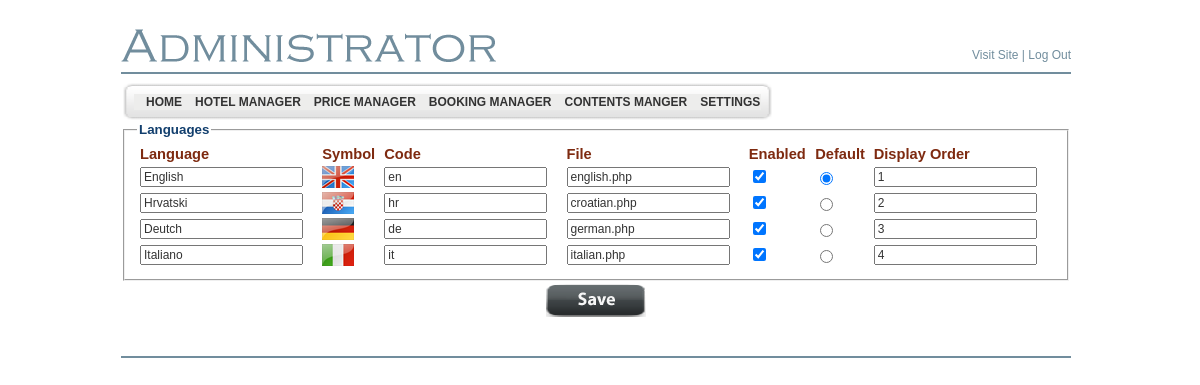
The page /LiculApartments/admin/languages.php (signed in) on the database its author committed.
### tables this page shows
CREATE TABLE `bsi_adminmenu` (
  `id` int(4) NOT NULL AUTO_INCREMENT,
  `name` varchar(200) NOT NULL DEFAULT '',
  `url` varchar(200) DEFAULT NULL,
  `menu_desc` varchar(200) NOT NULL DEFAULT '',
  `parent_id` int(4) DEFAULT '0',
  `status` enum('Y','N') DEFAULT 'Y',
  `ord` int(5) NOT NULL DEFAULT '0',
  `privileges` int(11) NOT NULL,
  PRIMARY KEY (`id`),
  UNIQUE KEY `kid` (`name`,`parent_id`)
);

CREATE TABLE `bsi_language` (
  `id` int(11) NOT NULL AUTO_INCREMENT,
  `language_name` varchar(255) NOT NULL,
  `language_code` varchar(4) NOT NULL,
  `language_file_name` varchar(255) NOT NULL,
  `is_active` tinyint(1) NOT NULL,
  `is_default` tinyint(1) NOT NULL,
  `display_order` int(11) NOT NULL,
  PRIMARY KEY (`id`),
  UNIQUE KEY `UNQ_lang_cd` (`language_code`)
);

### LiculApartments/includes/Language.class.php (called while the page is built, shortened)
<?php
class Language
{
	public static function fetchFromParameters($params)
	{
		$language = new Language();
		if (isset($params['id']) && is_numeric($params['id']))
		{
			$language->id = intval($params['id']);
		}
		if (isset($params['language_name']))
		{
			$language->languageName = $params['language_name'];
		}
		if (isset($params['language_code']))
		{
			$language->languageCode = $params['language_code'];
		}
		if (isset($params['language_file_name']))
		{
			$language->fileName = $params['language_file_name'];
		}
		if (isset($params['is_active']))
		{
			$language->isActive = intval($params['is_active']) == 1;
		}
		if (isset($params['is_default']))
		{
			$language->isDefault = intval($params['is_default']) == 1;
		}
		if (isset($params['display_order']))
		{
			$language->displayOrder = intval($params['display_order']);
		}
		return $language;
	}
	public static function fetchAllFromDb()
	{
		$languages = array();
		$sql = "SELECT * FROM bsi_language ORDER BY display_order ASC, is_default DESC";
		$query = mysql_query($sql);
		while ($row = mysql_fetch_assoc($query))
		{
			$language = Language::fetchFromParameters($row);
			$languages[] = $language;
		}
		return $languages;
	}
}

### LiculApartments/admin/languages.php (the view, shortened to what this page needs)
<?php
$languages = Language::fetchAllFromDb();
include ("header.php");
?>
	</td>
  </tr>
  <tr>
    <td valign="top" >
		<form action="<?=$_SERVER['PHP_SELF']?>" method="post">
		<fieldset>
		    <legend class="TitleBlue11pt">Languages</legend>
			<table width="100%">
				<tr>
					<td class="TitleRed11pt">
						Language
					</td>
					<td class="TitleRed11pt">
						Symbol
					</td>
					<td class="TitleRed11pt">
						Code
					</td>
					<td class="TitleRed11pt">
						File
					</td>
					<td class="TitleRed11pt">
						Enabled
					</td>
					<td class="TitleRed11pt">
						Default
					</td>
					<td class="TitleRed11pt">
						Display Order
					</td>
				</tr>
			<?php
				foreach ($languages as $language)
				{
			?>
					<tr>
						<td>
							<input type="text" name="<?= $language->languageCode ?>_language_name" value="<?= $language->languageName ?>" />
						</td>
						<td>
							<img src="../images/<?= $language->languageCode ?>.png" alt="" />
						</td>
						<td>
							<input type="text" name="<?= $language->languageCode ?>_language_code" value="<?= $language->languageCode ?>" />
						</td>
						<td>
							<input type="text" name="<?= $language->languageCode ?>_language_file_name" value="<?= $language->fileName ?>" />
						</td>
						<td>
							<input type="checkbox" name="<?= $language->languageCode ?>_is_active" value="1" <?= $language->isActive ? ' checked="checked"' : '' ?> />
						</td>
						<td>
							<input type="radio" name="is_default" value="<?= $language->languageCode ?>" <?= $language->isDefault ? ' checked="checked"' : '' ?> />
						</td>
						<td>
							<input type="text" name="<?= $language->languageCode ?>_display_order" value="<?= $language->displayOrder ?>" />
						</td>
					</tr>
			<?php
				}
			?>
			</table>
	    </fieldset>
	    <table width="100%">
			<tr>
				<td align="center">
					<input src="images/button_save.png" name="SBMT_REG" type="image">
				</td>
			</tr>
		</table>
	    </form>
    </td>
  </tr>
  <?php include("footer.php"); ?>
</table>
</body>
</html>

### LiculApartments/admin/header.php (shortened to what this page needs)
<!DOCTYPE html PUBLIC "-//W3C//DTD XHTML 1.0 Transitional//EN" "http://www.w3.org/TR/xhtml1/DTD/xhtml1-transitional.dtd">
<html xmlns="http://www.w3.org/1999/xhtml">
<head>
	<link href="style.css" rel="stylesheet" type="text/css" />
	<link href="style1.css" rel="stylesheet" type="text/css">
</head>
<body>
<table align="center" width="950" border="0" cellspacing="0"
	cellpadding="0">
	<tr>
		<td width="366">&nbsp;</td>
		<td width="584">&nbsp;</td>
	</tr>
	<tr>
		<td align="left" valign="bottom"><img src="images/adminis.gif" alt="" /></td>
		<td align="right" valign="bottom" class="bodyMenutext8pt"><a
			href="../index.php" target="_blank" class="bodyMenutext8pt">Visit
		Site</a> | <a href="logout.php" class="bodyMenutext8pt">Log Out</a></td>
	</tr>
	<tr>
		<td height="10"></td>
		<td></td>
	</tr>
	<tr>
		<td colspan="2" height="2" bgcolor="#718d9d"></td>
	</tr>
</table>
<table align="center" width="950" border="0" cellspacing="0" cellpadding="0">
	<tr>
		<td height="8"></td>
	</tr>
	<tr>
		<td align="left">
		<table border="0" style="background-image: url(images/menu_tile.gif);"
			cellspacing="0" cellpadding="0">
			<tr>
				<td><img src="images/menubar_left.gif" alt="" width="13" height="40" /></td>
				<td align="left" class="bodytext8pt">
				<div class="sample1">
				<div class="horz_menu">
<?php
$sql_parent = mysql_query("select * from bsi_adminmenu where parent_id=0 and status='Y' order by ord");
while ($row_parent = mysql_fetch_array($sql_parent))
{
	echo "<a id=\"" . $row_parent[0] . "\"      href=\"" . $row_parent[2] . "\">&nbsp;&nbsp;&nbsp;" . $row_parent[1] . "</a>";
}
?>
<br clear="both" />
				</div>
</div>
				</td>
				<td><img src="images/menubar_right.gif" alt="" width="13"
					height="40" /></td>
			</tr>
		</table>

### LiculApartments/admin/style.css (style rules this page uses)
.bodytext8pt { color: #000000; font-family: 'Tahoma', 'Arial', 'Verdana'; font-size: 8pt; font-weight: normal; margin: 0; line-height: 120% }
.TitleBlue11pt { color: #113E6D; font-family: 'Trebuchet MS', 'Tahoma', 'Arial', 'Verdana'; font-size: 10pt; font-weight: bold; margin: 0; }
.TitleRed11pt { color: #7E2A10; font-family: 'Trebuchet MS', 'Tahoma', 'Arial', 'Verdana'; font-size: 11pt; font-weight: bold; margin: 0; }
.bodyMenutext8pt { color: #718d9d; font-family: 'Verdana', 'Tahoma', 'Arial'; font-size: 12px; font-weight: normal; margin: 0; }
a.bodyMenutext8pt { color: #718d9d; font-weight: normal; text-decoration: none }
input { FONT-Size:9pt; color:#333333; font-family: 'Tahoma', 'Arial', 'MS Sans Serif', 'Verdana'; font-weight: normal; }
body { margin-top: 00; margin-bottom: 0; margin-left: 0; background-color: #FFFFFF; background-repeat: repeat-x; background-position; 0 0 }
a:link { text-decoration:none; font-color: #990000; font-family: Verdana, Arial, Helvetica, sans-serif; font-size: 2; }

### LiculApartments/admin/style1.css (style rules this page uses)
div.horz_menu a { display: block; float: left; }
div.sample1 div.horz_menu a, div.sample1 div.vert_menu a { padding: 1px 0px 1px 0px; background:#ededec; width:inherit; padding:2px; text-decoration: none; font-family:Arial, Helvetica, sans-serif; font-weight: 900; font-size: 12px; color: #333333; }
div.sample1 div.horz_menu a { margin-right: -1px; width:auto; }
a:link { text-decoration:none; font-color: #990000; font-family: Verdana, Arial, Helvetica, sans-serif; font-size: 2; }

### rows shown on the page
bsi_adminmenu: name "HOME"
bsi_adminmenu: name "HOTEL MANAGER"
bsi_adminmenu: name "PRICE MANAGER"
bsi_adminmenu: name "BOOKING MANAGER"
bsi_adminmenu: name "CONTENTS MANGER"
bsi_adminmenu: name "SETTINGS"
bsi_language: language_name "English", shows a picture, language_code "en", language_file_name "english.php", is_active "☑", is_default "☑", display_order "1"
bsi_language: language_name "Hrvatski", shows a picture, language_code "hr", language_file_name "croatian.php", is_active "☑", display_order "2"
bsi_language: language_name "Deutch", shows a picture, language_code "de", language_file_name "german.php", is_active "☑", display_order "3"
bsi_language: language_name "Italiano", shows a picture, language_code "it", language_file_name "italian.php", is_active "☑", display_order "4"
